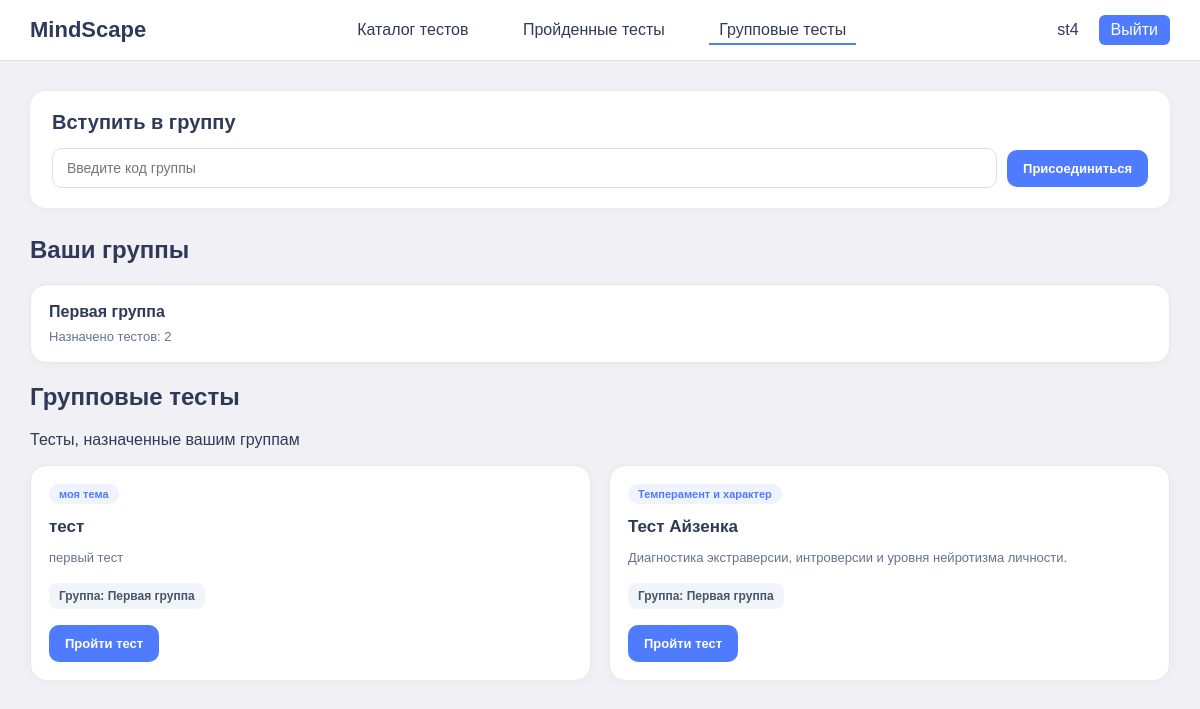
The page /group_tests (signed in) on the database its author committed.
### tables this page shows
CREATE TABLE groups (
    id INTEGER PRIMARY KEY AUTOINCREMENT,
    name TEXT NOT NULL,
    teacher_id INTEGER NOT NULL, invite_code TEXT,
    FOREIGN KEY (teacher_id) REFERENCES users(id)
);

CREATE TABLE "tests" (
	"id"	INTEGER,
	"topic"	TEXT NOT NULL,
	"title"	TEXT NOT NULL,
	"is_active"	INTEGER DEFAULT 1,
	"description"	TEXT, visualization_type TEXT, author_id INTEGER, instruction TEXT,
	PRIMARY KEY("id" AUTOINCREMENT)
);

### app.py (the view)
@app.route('/group_tests')
def student_group_tests():
    if 'user_id' not in session:
        return redirect('/login')
    user_id = session['user_id']
    username = session['username']
    conn = sqlite3.connect('database.db')
    conn.row_factory = sqlite3.Row
    cursor = conn.cursor()
    cursor.execute("""
        SELECT
            g.id,
            g.name,
            COUNT(gt.test_id) as tests_count

        FROM groups g

        LEFT JOIN group_students gs
            ON g.id = gs.group_id

        LEFT JOIN group_tests gt
            ON g.id = gt.group_id

        WHERE gs.user_id = ?

        GROUP BY g.id
    """, (user_id,))
    groups = cursor.fetchall()
    cursor.execute("""
        SELECT
            t.id,
            t.title,
            t.topic,
            t.description,
            g.name as group_name

        FROM group_students gs

        JOIN group_tests gt
            ON gs.group_id = gt.group_id

        JOIN tests t
            ON gt.test_id = t.id

        JOIN groups g
            ON g.id = gs.group_id

        WHERE gs.user_id = ?
    """, (user_id,))
    tests = cursor.fetchall()
    conn.close()
    return render_template(
        'group_tests.html',
        username=username,
        groups=groups,
        tests=tests
    )

### templates/group_tests.html (shortened to what this page needs)
<!DOCTYPE html>
<html lang="ru">
<head>
    <link rel="stylesheet" href="{{ url_for('static', filename='style/main.css') }}">
    <link rel="stylesheet" href="{{ url_for('static', filename='style/group_tests.css') }}">
</head>
<body>
<header class="header">
    <div class="logo">MindScape</div>
    <nav class="nav">
        <a href="/">Каталог тестов</a>
        <a href="/completed">Пройденные тесты</a>
        <a href="/group_tests" class="active">Групповые тесты</a>
    </nav>
    <div class="user-panel">
        <span class="username">{{ username }}</span>
        <a href="/logout" class="logout">Выйти</a>
    </div>
</header>
<main class="container">
    <section class="join-group-section">
        <h2>Вступить в группу</h2>
        <form method="POST" action="/student/join_group" class="join-form">
            <input
                type="text"
                name="code"
                placeholder="Введите код группы"
                required
            >
            <button type="submit" class="btn">
                Присоединиться
            </button>
        </form>
    </section>
    <section class="groups-section">
        <h2>Ваши группы</h2>
        {% if groups %}
            <div class="groups-grid">
                {% for group in groups %}
                    <div class="group-card">
                        <div class="group-title">
                            {{ group.name }}
                        </div>
                        <div class="group-info">
                            Назначено тестов:
                            {{ group.tests_count }}
                        </div>
                    </div>
                {% endfor %}
            </div>
        {% else %}
            <div class="empty-block">
                Вы пока не состоите ни в одной группе
            </div>
        {% endif %}
    </section>
    <section class="group-tests-section">
        <h2>Групповые тесты</h2>
        <p class="section-subtitle">
            Тесты, назначенные вашим группам
        </p>
        {% if tests %}
            <div class="tests-grid">
                {% for test in tests %}
                    <div class="test-card">
                        <div class="test-topic">
                            {{ test.topic }}
                        </div>
                        <div class="test-title">
                            {{ test.title }}
                        </div>
                        <div class="test-description">
                            {{ test.description }}
                        </div>
                        <div class="group-badge">
                            Группа: {{ test.group_name }}
                        </div>
                        <div class="test-actions">
                            <a href="/test/{{ test.id }}" class="btn">
                                Пройти тест
                            </a>
                        </div>
                    </div>
                {% endfor %}
            </div>
        {% else %}
            <div class="empty-block">
                Вам пока не назначили групповые тесты
            </div>
        {% endif %}
    </section>
</main>
</body>
</html>

### static/style/main.css (style rules this page uses)
body { font-family: Arial, sans-serif; margin: 0; background: #F0F0F5; color: #2F3A59; }
.header { background: white; display: flex; justify-content: space-between; align-items: center; padding: 15px 30px; border-bottom: 1px solid #ddd; }
.logo { font-size: 22px; font-weight: bold; }
.nav a { margin: 0 15px; text-decoration: none; color: #2F3A59; padding: 5px 10px; border-bottom: 2px solid transparent; transition: border-color 0.2s; }
.nav a.active { border-bottom: 2px solid #4F7CFE; }
.user-panel { display: flex; align-items: center; gap: 10px; }
.user-panel button, .logout { background: #4F7CFE; color: white; border: none; padding: 6px 12px; border-radius: 6px; cursor: pointer; text-decoration: none; }
.username { margin-right: 10px; }
main { padding: 30px; }
.test-card { background: white; border: 1px solid #e0e0e0; padding: 18px; border-radius: 14px; text-decoration: none; color: #2F3A59; display: flex; flex-direction: column; justify-content: space-between; min-height: 100px; transition: all 0.2s ease; }
.test-title { font-weight: bold; font-size: 16px; margin-bottom: 8px; }
.test-actions { margin-top:18px; position:relative; z-index:2; }

### static/style/group_tests.css (style rules this page uses)
.join-group-section { background:white; border-radius:16px; padding:20px 22px; box-shadow:0 2px 10px rgba(0,0,0,0.04); margin-bottom:28px; }
.join-group-section h2 { font-size:20px; margin:0 0 14px; }
.join-form { display:flex; gap:10px; align-items:center; flex-wrap:wrap; }
.join-form input { flex:1; min-width:220px; padding:11px 14px; border:1px solid #dbe2ea; border-radius:10px; font-size:14px; outline:none; transition:0.2s ease; }
.btn { display:inline-flex; align-items:center; justify-content:center; padding:11px 16px; border:none; border-radius:10px; background:#4F7CFE; color:white; text-decoration:none; font-size:13px; font-weight:600; cursor:pointer; transition:0.2s ease; }
.groups-grid { display:grid; grid-template-columns:repeat(auto-fit,minmax(220px,1fr)); gap:16px; }
.group-card { background:white; border-radius:16px; padding:18px; border:1px solid #e5e7eb; transition:0.2s ease; box-shadow:0 2px 10px rgba(0,0,0,0.03); }
.group-title { font-size:16px; font-weight:700; margin-bottom:8px; }
.group-info { color:#64748b; font-size:13px; }
.tests-grid { display:grid; grid-template-columns:repeat(auto-fit,minmax(260px,1fr)); gap:18px; }
.test-card { background:white; border-radius:16px; padding:18px; border:1px solid #e5e7eb; display:flex; flex-direction:column; transition:0.2s ease; box-shadow:0 2px 12px rgba(0,0,0,0.03); }
.test-topic { display:inline-flex; align-self:flex-start; padding:4px 10px; border-radius:999px; background:#eef3ff; color:#4F7CFE; font-size:11px; font-weight:600; margin-bottom:12px; }
.test-title { font-size:17px; font-weight:700; margin-bottom:10px; line-height:1.3; }
.test-description { color:#64748b; font-size:13px; line-height:1.5; margin-bottom:16px; flex:1; }
.group-badge { display:inline-flex; align-self:flex-start; padding:6px 10px; border-radius:8px; background:#f1f5f9; color:#475569; font-size:12px; font-weight:600; margin-bottom:16px; }
.test-actions { margin-top:auto; }

### rows shown on the page
groups: name "Первая группа", tests_count "2"
tests: topic "моя тема", title "тест", description "первый тест", group_name "Первая группа"
tests: topic "Темперамент и характер", title "Тест Айзенка", description "Диагностика экстраверсии, интроверсии и уровня нейротизма личности.", group_name "Первая группа"

### other values the page prints
{{ username }} "st4"
